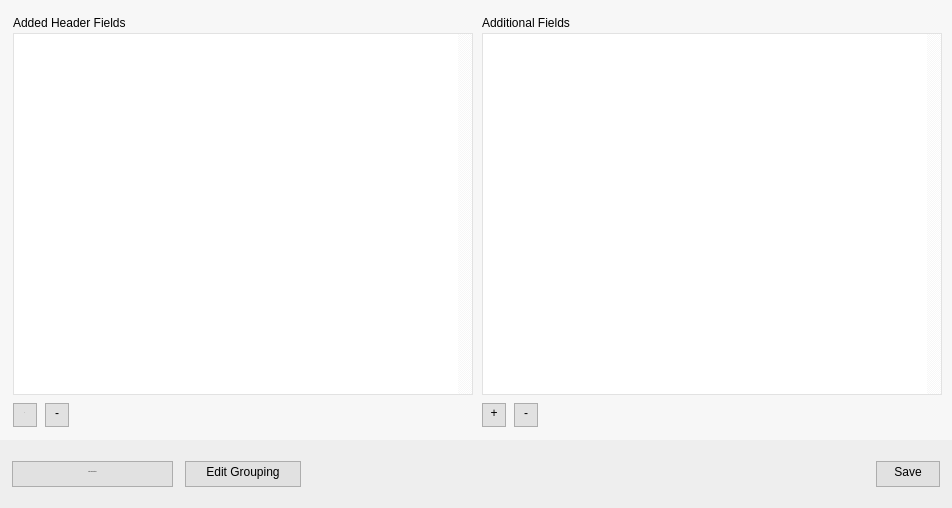
<?xml version="1.0" encoding="UTF-8"?>
<ui version="4.0">
 <class>ProjectSettingsDialog</class>
 <widget class="QDialog" name="ProjectSettingsDialog">
  <property name="windowModality">
   <enum>Qt::ApplicationModal</enum>
  </property>
  <property name="geometry">
   <rect>
    <x>0</x>
    <y>0</y>
    <width>952</width>
    <height>508</height>
   </rect>
  </property>
  <property name="sizePolicy">
   <sizepolicy hsizetype="Fixed" vsizetype="Fixed">
    <horstretch>0</horstretch>
    <verstretch>0</verstretch>
   </sizepolicy>
  </property>
  <property name="minimumSize">
   <size>
    <width>952</width>
    <height>508</height>
   </size>
  </property>
  <property name="maximumSize">
   <size>
    <width>952</width>
    <height>508</height>
   </size>
  </property>
  <property name="windowTitle">
   <string>Project Settings</string>
  </property>
  <property name="styleSheet">
   <string notr="true">background: #F7F7F7;
opacity: 1;
margin:0;</string>
  </property>
  <property name="sizeGripEnabled">
   <bool>false</bool>
  </property>
  <layout class="QVBoxLayout" name="verticalLayout_5">
   <property name="spacing">
    <number>0</number>
   </property>
   <property name="leftMargin">
    <number>0</number>
   </property>
   <property name="topMargin">
    <number>0</number>
   </property>
   <property name="rightMargin">
    <number>0</number>
   </property>
   <property name="bottomMargin">
    <number>0</number>
   </property>
   <item>
    <layout class="QVBoxLayout" name="verticalLayout_4">
     <property name="spacing">
      <number>0</number>
     </property>
     <item>
      <spacer name="verticalSpacer_6">
       <property name="orientation">
        <enum>Qt::Vertical</enum>
       </property>
       <property name="sizeType">
        <enum>QSizePolicy::Fixed</enum>
       </property>
       <property name="sizeHint" stdset="0">
        <size>
         <width>20</width>
         <height>13</height>
        </size>
       </property>
      </spacer>
     </item>
     <item>
      <layout class="QHBoxLayout" name="horizontalLayout_5">
       <property name="spacing">
        <number>0</number>
       </property>
       <property name="topMargin">
        <number>0</number>
       </property>
       <item>
        <spacer name="horizontalSpacer_10">
         <property name="sizePolicy">
          <sizepolicy hsizetype="Fixed" vsizetype="Minimum">
           <horstretch>0</horstretch>
           <verstretch>0</verstretch>
          </sizepolicy>
         </property>
         <property name="orientation">
          <enum>Qt::Horizontal</enum>
         </property>
         <property name="sizeType">
          <enum>QSizePolicy::Fixed</enum>
         </property>
         <property name="sizeHint" stdset="0">
          <size>
           <width>13</width>
           <height>20</height>
          </size>
         </property>
        </spacer>
       </item>
       <item>
        <layout class="QVBoxLayout" name="verticalLayout">
         <property name="spacing">
          <number>0</number>
         </property>
         <item>
          <layout class="QHBoxLayout" name="horizontalLayout_3">
           <item>
            <widget class="QLabel" name="label_9">
             <property name="styleSheet">
              <string notr="true">text-align: left;
font: Bold 13px &quot;Segoe UI&quot;;
color: #000000;
opacity: 1;
</string>
             </property>
             <property name="text">
              <string>&lt;html&gt;&lt;head/&gt;&lt;body&gt;&lt;p&gt;Added Header Fields&lt;/p&gt;&lt;/body&gt;&lt;/html&gt;</string>
             </property>
            </widget>
           </item>
           <item>
            <spacer name="horizontalSpacer_3">
             <property name="orientation">
              <enum>Qt::Horizontal</enum>
             </property>
             <property name="sizeHint" stdset="0">
              <size>
               <width>298</width>
               <height>20</height>
              </size>
             </property>
            </spacer>
           </item>
          </layout>
         </item>
         <item>
          <widget class="QTableWidget" name="addedHeaderFields">
           <property name="sizePolicy">
            <sizepolicy hsizetype="Fixed" vsizetype="Preferred">
             <horstretch>0</horstretch>
             <verstretch>0</verstretch>
            </sizepolicy>
           </property>
           <property name="minimumSize">
            <size>
             <width>460</width>
             <height>362</height>
            </size>
           </property>
           <property name="maximumSize">
            <size>
             <width>460</width>
             <height>378</height>
            </size>
           </property>
           <property name="styleSheet">
            <string notr="true">QTableWidget{
    border: 1px solid #E2E2E2;
    opacity: 1;
    background: #FFFFFF;
    margin: 0;
	gridline-color: #E2E2E2;
}
QHeaderView::section{
    spacing: 10px;
    background-color: #FFFFFF;
    color: #000000;
    border:none;
    border-bottom: 1px solid #E2E2E2;
	border-right: 1px solid #E2E2E2;
    margin:0;
	font: 13px &quot;Segoe UI&quot;;
}
QScrollBar::vertical {
	border-width: 1px;
	border: solid;
	border-color: #F0F0F0;
	background: white;
	width: 15px;    
	margin: 0px 0px 0px 0px;
}
QScrollBar::handle:vertical {
	background: qlineargradient(x1:0, y1:0, x2:1, y2:0,
	stop: 0 rgb(205, 205, 205), stop: 0.5 rgb(205, 205, 205), stop:1 rgb(205, 205, 205));
	min-height: 40px;
}
QScrollBar::add-line:vertical {
	background: qlineargradient(x1:0, y1:0, x2:1, y2:0,
	stop: 0 rgb(205, 205, 205), stop: 0.5 rgb(205, 205, 205),  stop:1 rgb(205, 205, 205));
	height: 40px;
	subcontrol-position: bottom;
	subcontrol-origin: margin;
}
QScrollBar::sub-line:vertical {
	background: qlineargradient(x1:0, y1:0, x2:1, y2:0,
	stop: 0  rgb(205, 205, 205), stop: 0.5 rgb(205, 205, 205),  stop:1 rgb(205, 205, 205));
	height: 40 px;
	subcontrol-position: top;
	subcontrol-origin: margin;
}</string>
           </property>
           <property name="frameShape">
            <enum>QFrame::NoFrame</enum>
           </property>
           <property name="frameShadow">
            <enum>QFrame::Plain</enum>
           </property>
           <property name="verticalScrollBarPolicy">
            <enum>Qt::ScrollBarAlwaysOn</enum>
           </property>
           <property name="alternatingRowColors">
            <bool>true</bool>
           </property>
           <property name="showGrid">
            <bool>false</bool>
           </property>
           <property name="cornerButtonEnabled">
            <bool>false</bool>
           </property>
           <property name="columnCount">
            <number>3</number>
           </property>
           <attribute name="horizontalHeaderVisible">
            <bool>false</bool>
           </attribute>
           <attribute name="horizontalHeaderCascadingSectionResizes">
            <bool>false</bool>
           </attribute>
           <attribute name="horizontalHeaderDefaultSectionSize">
            <number>120</number>
           </attribute>
           <column>
            <property name="text">
             <string>Field</string>
            </property>
           </column>
           <column>
            <property name="text">
             <string>Value</string>
            </property>
           </column>
           <column/>
          </widget>
         </item>
         <item>
          <layout class="QHBoxLayout" name="horizontalLayout">
           <property name="spacing">
            <number>8</number>
           </property>
           <property name="topMargin">
            <number>8</number>
           </property>
           <item>
            <widget class="QPushButton" name="addField_2">
             <property name="minimumSize">
              <size>
               <width>24</width>
               <height>24</height>
              </size>
             </property>
             <property name="maximumSize">
              <size>
               <width>24</width>
               <height>24</height>
              </size>
             </property>
             <property name="font">
              <font>
               <family>Segoe UI</family>
               <pointsize>-1</pointsize>
               <weight>50</weight>
               <italic>false</italic>
               <bold>false</bold>
              </font>
             </property>
             <property name="styleSheet">
              <string notr="true">QPushButton {
  border: 1px solid #ADADAD;
  opacity: 1;
  text-align: center;
  font: 13px &quot;Segoe UI&quot;;
  color: #000000;
  background: #E1E1E1;
  margin: 0;
  padding-bottom:4px;
}
QPushButton:hover{
  color: #000000;
  background-color: #E5F1FB;
  border-color: #0078D7;
}
QPushButton:focus{
  #box-shadow: none, 0 0 0 0.2rem rgba(0, 188, 212, 0.5);
}
QPushButto:disabled {
  color: #ffffff;
  background-color: #00bcd4;
  border-color: #00bcd4;
}</string>
             </property>
             <property name="text">
              <string>+</string>
             </property>
            </widget>
           </item>
           <item>
            <widget class="QPushButton" name="removeField_2">
             <property name="sizePolicy">
              <sizepolicy hsizetype="Fixed" vsizetype="Fixed">
               <horstretch>0</horstretch>
               <verstretch>0</verstretch>
              </sizepolicy>
             </property>
             <property name="minimumSize">
              <size>
               <width>24</width>
               <height>24</height>
              </size>
             </property>
             <property name="maximumSize">
              <size>
               <width>24</width>
               <height>24</height>
              </size>
             </property>
             <property name="styleSheet">
              <string notr="true">QPushButton {
  border: 1px solid #ADADAD;
  opacity: 1;
  text-align: center;
  font: 13px &quot;Segoe UI&quot;;
  color: #000000;
  background: #E1E1E1;
  margin: 0;
  padding-bottom:4px;
}
QPushButton:hover{
  color: #000000;
  background-color: #E5F1FB;
  border-color: #0078D7;
}
QPushButton:focus{
  #box-shadow: none, 0 0 0 0.2rem rgba(0, 188, 212, 0.5);
}
QPushButto:disabled {
  color: #ffffff;
  background-color: #00bcd4;
  border-color: #00bcd4;
}</string>
             </property>
             <property name="text">
              <string>-</string>
             </property>
            </widget>
           </item>
           <item>
            <spacer name="horizontalSpacer">
             <property name="orientation">
              <enum>Qt::Horizontal</enum>
             </property>
             <property name="sizeHint" stdset="0">
              <size>
               <width>368</width>
               <height>20</height>
              </size>
             </property>
            </spacer>
           </item>
          </layout>
         </item>
        </layout>
       </item>
       <item>
        <spacer name="horizontalSpacer_9">
         <property name="orientation">
          <enum>Qt::Horizontal</enum>
         </property>
         <property name="sizeType">
          <enum>QSizePolicy::Fixed</enum>
         </property>
         <property name="sizeHint" stdset="0">
          <size>
           <width>13</width>
           <height>20</height>
          </size>
         </property>
        </spacer>
       </item>
       <item>
        <layout class="QVBoxLayout" name="verticalLayout_2">
         <property name="spacing">
          <number>0</number>
         </property>
         <item>
          <layout class="QHBoxLayout" name="horizontalLayout_4">
           <item>
            <widget class="QLabel" name="label_8">
             <property name="styleSheet">
              <string notr="true">text-align: left;
font: Bold 13px &quot;Segoe UI&quot;;
color: #000000;
opacity: 1;</string>
             </property>
             <property name="text">
              <string>&lt;html&gt;&lt;head/&gt;&lt;body&gt;&lt;p&gt;Additional Fields&lt;/p&gt;&lt;/body&gt;&lt;/html&gt;</string>
             </property>
            </widget>
           </item>
           <item>
            <spacer name="horizontalSpacer_4">
             <property name="orientation">
              <enum>Qt::Horizontal</enum>
             </property>
             <property name="sizeHint" stdset="0">
              <size>
               <width>368</width>
               <height>20</height>
              </size>
             </property>
            </spacer>
           </item>
          </layout>
         </item>
         <item>
          <widget class="QTableWidget" name="addedAdditionalFields">
           <property name="sizePolicy">
            <sizepolicy hsizetype="Fixed" vsizetype="Preferred">
             <horstretch>0</horstretch>
             <verstretch>0</verstretch>
            </sizepolicy>
           </property>
           <property name="minimumSize">
            <size>
             <width>460</width>
             <height>362</height>
            </size>
           </property>
           <property name="maximumSize">
            <size>
             <width>460</width>
             <height>376</height>
            </size>
           </property>
           <property name="styleSheet">
            <string notr="true">QTableWidget{
    border: 1px solid #E2E2E2;
    opacity: 1;
    background: #FFFFFF;
    margin: 0;
	gridline-color: #E2E2E2;
}
QHeaderView::section{
    spacing: 10px;
    background-color: #FFFFFF;
    color: #000000;
    border:none;
    border-bottom: 1px solid #E2E2E2;
	border-right: 1px solid #E2E2E2;
    margin:0;
	font: 13px &quot;Segoe UI&quot;;
}
QScrollBar::vertical {
	border-width: 1px;
	border: solid;
	border-color: #F0F0F0;
	background: white;
	width: 15px;    
	margin: 0px 0px 0px 0px;
}
QScrollBar::handle:vertical {
	background: qlineargradient(x1:0, y1:0, x2:1, y2:0,
	stop: 0 rgb(205, 205, 205), stop: 0.5 rgb(205, 205, 205), stop:1 rgb(205, 205, 205));
	min-height: 40px;
}
QScrollBar::add-line:vertical {
	background: qlineargradient(x1:0, y1:0, x2:1, y2:0,
	stop: 0 rgb(205, 205, 205), stop: 0.5 rgb(205, 205, 205),  stop:1 rgb(205, 205, 205));
	height: 40px;
	subcontrol-position: bottom;
	subcontrol-origin: margin;
}
QScrollBar::sub-line:vertical {
	background: qlineargradient(x1:0, y1:0, x2:1, y2:0,
	stop: 0  rgb(205, 205, 205), stop: 0.5 rgb(205, 205, 205),  stop:1 rgb(205, 205, 205));
	height: 40 px;
	subcontrol-position: top;
	subcontrol-origin: margin;
}</string>
           </property>
           <property name="frameShape">
            <enum>QFrame::NoFrame</enum>
           </property>
           <property name="frameShadow">
            <enum>QFrame::Plain</enum>
           </property>
           <property name="verticalScrollBarPolicy">
            <enum>Qt::ScrollBarAlwaysOn</enum>
           </property>
           <property name="alternatingRowColors">
            <bool>true</bool>
           </property>
           <property name="showGrid">
            <bool>false</bool>
           </property>
           <property name="cornerButtonEnabled">
            <bool>false</bool>
           </property>
           <property name="columnCount">
            <number>3</number>
           </property>
           <attribute name="horizontalHeaderVisible">
            <bool>false</bool>
           </attribute>
           <attribute name="horizontalHeaderCascadingSectionResizes">
            <bool>false</bool>
           </attribute>
           <attribute name="horizontalHeaderDefaultSectionSize">
            <number>120</number>
           </attribute>
           <column>
            <property name="text">
             <string>Field</string>
            </property>
           </column>
           <column>
            <property name="text">
             <string>Value</string>
            </property>
           </column>
           <column/>
          </widget>
         </item>
         <item>
          <layout class="QHBoxLayout" name="horizontalLayout_2">
           <property name="spacing">
            <number>8</number>
           </property>
           <property name="topMargin">
            <number>8</number>
           </property>
           <item>
            <widget class="QPushButton" name="addField">
             <property name="minimumSize">
              <size>
               <width>24</width>
               <height>24</height>
              </size>
             </property>
             <property name="maximumSize">
              <size>
               <width>24</width>
               <height>24</height>
              </size>
             </property>
             <property name="styleSheet">
              <string notr="true">QPushButton {
  border: 1px solid #ADADAD;
  opacity: 1;
  text-align: center;
  font: 13px &quot;Segoe UI&quot;;
  color: #000000;
  background: #E1E1E1;
  margin: 0;
  padding-bottom:4px;
}
QPushButton:hover{
  color: #000000;
  background-color: #E5F1FB;
  border-color: #0078D7;
}
QPushButton:focus{
  #box-shadow: none, 0 0 0 0.2rem rgba(0, 188, 212, 0.5);
}
QPushButto:disabled {
  color: #ffffff;
  background-color: #00bcd4;
  border-color: #00bcd4;
}</string>
             </property>
             <property name="text">
              <string>+</string>
             </property>
            </widget>
           </item>
           <item>
            <widget class="QPushButton" name="removeField">
             <property name="sizePolicy">
              <sizepolicy hsizetype="Fixed" vsizetype="Fixed">
               <horstretch>0</horstretch>
               <verstretch>0</verstretch>
              </sizepolicy>
             </property>
             <property name="minimumSize">
              <size>
               <width>24</width>
               <height>24</height>
              </size>
             </property>
             <property name="maximumSize">
              <size>
               <width>24</width>
               <height>24</height>
              </size>
             </property>
             <property name="styleSheet">
              <string notr="true">QPushButton {
  border: 1px solid #ADADAD;
  opacity: 1;
  text-align: center;
  font: 13px &quot;Segoe UI&quot;;
  color: #000000;
  background: #E1E1E1;
  margin: 0;
  padding-bottom:4px;
}
QPushButton:hover{
  color: #000000;
  background-color: #E5F1FB;
  border-color: #0078D7;
}
QPushButton:focus{
  #box-shadow: none, 0 0 0 0.2rem rgba(0, 188, 212, 0.5);
}
QPushButto:disabled {
  color: #ffffff;
  background-color: #00bcd4;
  border-color: #00bcd4;
}</string>
             </property>
             <property name="text">
              <string>-</string>
             </property>
            </widget>
           </item>
           <item>
            <spacer name="horizontalSpacer_2">
             <property name="orientation">
              <enum>Qt::Horizontal</enum>
             </property>
             <property name="sizeHint" stdset="0">
              <size>
               <width>368</width>
               <height>20</height>
              </size>
             </property>
            </spacer>
           </item>
          </layout>
         </item>
        </layout>
       </item>
       <item>
        <spacer name="horizontalSpacer_11">
         <property name="orientation">
          <enum>Qt::Horizontal</enum>
         </property>
         <property name="sizeType">
          <enum>QSizePolicy::Fixed</enum>
         </property>
         <property name="sizeHint" stdset="0">
          <size>
           <width>13</width>
           <height>20</height>
          </size>
         </property>
        </spacer>
       </item>
      </layout>
     </item>
     <item>
      <spacer name="verticalSpacer_3">
       <property name="orientation">
        <enum>Qt::Vertical</enum>
       </property>
       <property name="sizeType">
        <enum>QSizePolicy::Fixed</enum>
       </property>
       <property name="sizeHint" stdset="0">
        <size>
         <width>20</width>
         <height>13</height>
        </size>
       </property>
      </spacer>
     </item>
    </layout>
   </item>
   <item>
    <widget class="QFrame" name="frame">
     <property name="sizePolicy">
      <sizepolicy hsizetype="Fixed" vsizetype="Fixed">
       <horstretch>0</horstretch>
       <verstretch>0</verstretch>
      </sizepolicy>
     </property>
     <property name="minimumSize">
      <size>
       <width>952</width>
       <height>68</height>
      </size>
     </property>
     <property name="maximumSize">
      <size>
       <width>952</width>
       <height>68</height>
      </size>
     </property>
     <property name="styleSheet">
      <string notr="true">background: #EEEEEE;
opacity: 1;
margin: 0;
</string>
     </property>
     <property name="frameShape">
      <enum>QFrame::NoFrame</enum>
     </property>
     <property name="frameShadow">
      <enum>QFrame::Plain</enum>
     </property>
     <layout class="QHBoxLayout" name="horizontalLayout_7">
      <property name="spacing">
       <number>0</number>
      </property>
      <property name="leftMargin">
       <number>0</number>
      </property>
      <property name="topMargin">
       <number>0</number>
      </property>
      <property name="rightMargin">
       <number>0</number>
      </property>
      <property name="bottomMargin">
       <number>0</number>
      </property>
      <item>
       <layout class="QVBoxLayout" name="verticalLayout_3">
        <property name="spacing">
         <number>0</number>
        </property>
        <item>
         <spacer name="verticalSpacer">
          <property name="orientation">
           <enum>Qt::Vertical</enum>
          </property>
          <property name="sizeType">
           <enum>QSizePolicy::Fixed</enum>
          </property>
          <property name="sizeHint" stdset="0">
           <size>
            <width>20</width>
            <height>16</height>
           </size>
          </property>
         </spacer>
        </item>
        <item>
         <layout class="QHBoxLayout" name="horizontalLayout_6">
          <property name="spacing">
           <number>0</number>
          </property>
          <item>
           <spacer name="horizontalSpacer_6">
            <property name="orientation">
             <enum>Qt::Horizontal</enum>
            </property>
            <property name="sizeType">
             <enum>QSizePolicy::Fixed</enum>
            </property>
            <property name="sizeHint" stdset="0">
             <size>
              <width>12</width>
              <height>12</height>
             </size>
            </property>
           </spacer>
          </item>
          <item>
           <widget class="QPushButton" name="pushButton">
            <property name="sizePolicy">
             <sizepolicy hsizetype="Fixed" vsizetype="Fixed">
              <horstretch>0</horstretch>
              <verstretch>0</verstretch>
             </sizepolicy>
            </property>
            <property name="minimumSize">
             <size>
              <width>161</width>
              <height>26</height>
             </size>
            </property>
            <property name="maximumSize">
             <size>
              <width>161</width>
              <height>26</height>
             </size>
            </property>
            <property name="font">
             <font>
              <family>Segoe UI</family>
              <pointsize>-1</pointsize>
              <weight>50</weight>
              <italic>false</italic>
              <bold>false</bold>
             </font>
            </property>
            <property name="styleSheet">
             <string notr="true">QPushButton {
  border: 1px solid #ADADAD;
  opacity: 1;
  text-align: center;
  font: 13px &quot;Segoe UI&quot;;
  color: #000000;
  background: #E1E1E1;
  margin: 0;
  padding-bottom:4px;
}
QPushButton:hover{
  color: #000000;
  background-color: #E5F1FB;
  border-color: #0078D7;
}
QPushButton:focus{
  #box-shadow: none, 0 0 0 0.2rem rgba(0, 188, 212, 0.5);
}
QPushButto:disabled {
  color: #ffffff;
  background-color: #00bcd4;
  border-color: #00bcd4;
}</string>
            </property>
            <property name="text">
             <string>Edit Species/Items</string>
            </property>
            <property name="autoDefault">
             <bool>false</bool>
            </property>
           </widget>
          </item>
          <item>
           <spacer name="horizontalSpacer_8">
            <property name="orientation">
             <enum>Qt::Horizontal</enum>
            </property>
            <property name="sizeType">
             <enum>QSizePolicy::Fixed</enum>
            </property>
            <property name="sizeHint" stdset="0">
             <size>
              <width>12</width>
              <height>12</height>
             </size>
            </property>
           </spacer>
          </item>
          <item>
           <widget class="QPushButton" name="pushButton_2">
            <property name="sizePolicy">
             <sizepolicy hsizetype="Fixed" vsizetype="Fixed">
              <horstretch>0</horstretch>
              <verstretch>0</verstretch>
             </sizepolicy>
            </property>
            <property name="minimumSize">
             <size>
              <width>116</width>
              <height>26</height>
             </size>
            </property>
            <property name="maximumSize">
             <size>
              <width>116</width>
              <height>26</height>
             </size>
            </property>
            <property name="styleSheet">
             <string notr="true">QPushButton {
  border: 1px solid #ADADAD;
  opacity: 1;
  text-align: center;
  font: 13px &quot;Segoe UI&quot;;
  color: #000000;
  background: #E1E1E1;
  margin: 0;
  padding-bottom:4px;
}
QPushButton:hover{
  color: #000000;
  background-color: #E5F1FB;
  border-color: #0078D7;
}
QPushButton:focus{
  #box-shadow: none, 0 0 0 0.2rem rgba(0, 188, 212, 0.5);
}
QPushButto:disabled {
  color: #ffffff;
  background-color: #00bcd4;
  border-color: #00bcd4;
}</string>
            </property>
            <property name="text">
             <string>Edit Grouping</string>
            </property>
           </widget>
          </item>
          <item>
           <spacer name="horizontalSpacer_5">
            <property name="orientation">
             <enum>Qt::Horizontal</enum>
            </property>
            <property name="sizeHint" stdset="0">
             <size>
              <width>40</width>
              <height>12</height>
             </size>
            </property>
           </spacer>
          </item>
          <item>
           <widget class="QPushButton" name="buttonBox">
            <property name="sizePolicy">
             <sizepolicy hsizetype="Fixed" vsizetype="Fixed">
              <horstretch>0</horstretch>
              <verstretch>0</verstretch>
             </sizepolicy>
            </property>
            <property name="minimumSize">
             <size>
              <width>64</width>
              <height>26</height>
             </size>
            </property>
            <property name="maximumSize">
             <size>
              <width>64</width>
              <height>26</height>
             </size>
            </property>
            <property name="styleSheet">
             <string notr="true">QPushButton {
  border: 1px solid #ADADAD;
  opacity: 1;
  text-align: center;
  font: BOLD 13px &quot;Segoe UI&quot;;
  color: #000000;
  background: #E1E1E1;
  margin: 0;
  padding-bottom:4px;
}
QPushButton:hover{
  color: #000000;
  background-color: #E5F1FB;
  border-color: #0078D7;
}
QPushButton:focus{
  #box-shadow: none, 0 0 0 0.2rem rgba(0, 188, 212, 0.5);
}
QPushButto:disabled {
  color: #ffffff;
  background-color: #00bcd4;
  border-color: #00bcd4;
}</string>
            </property>
            <property name="text">
             <string>Save</string>
            </property>
           </widget>
          </item>
          <item>
           <spacer name="horizontalSpacer_7">
            <property name="orientation">
             <enum>Qt::Horizontal</enum>
            </property>
            <property name="sizeType">
             <enum>QSizePolicy::Fixed</enum>
            </property>
            <property name="sizeHint" stdset="0">
             <size>
              <width>12</width>
              <height>12</height>
             </size>
            </property>
           </spacer>
          </item>
         </layout>
        </item>
        <item>
         <spacer name="verticalSpacer_2">
          <property name="orientation">
           <enum>Qt::Vertical</enum>
          </property>
          <property name="sizeType">
           <enum>QSizePolicy::Fixed</enum>
          </property>
          <property name="sizeHint" stdset="0">
           <size>
            <width>20</width>
            <height>16</height>
           </size>
          </property>
         </spacer>
        </item>
       </layout>
      </item>
     </layout>
    </widget>
   </item>
  </layout>
  <zorder>frame</zorder>
  <zorder></zorder>
 </widget>
 <resources/>
 <connections/>
</ui>
